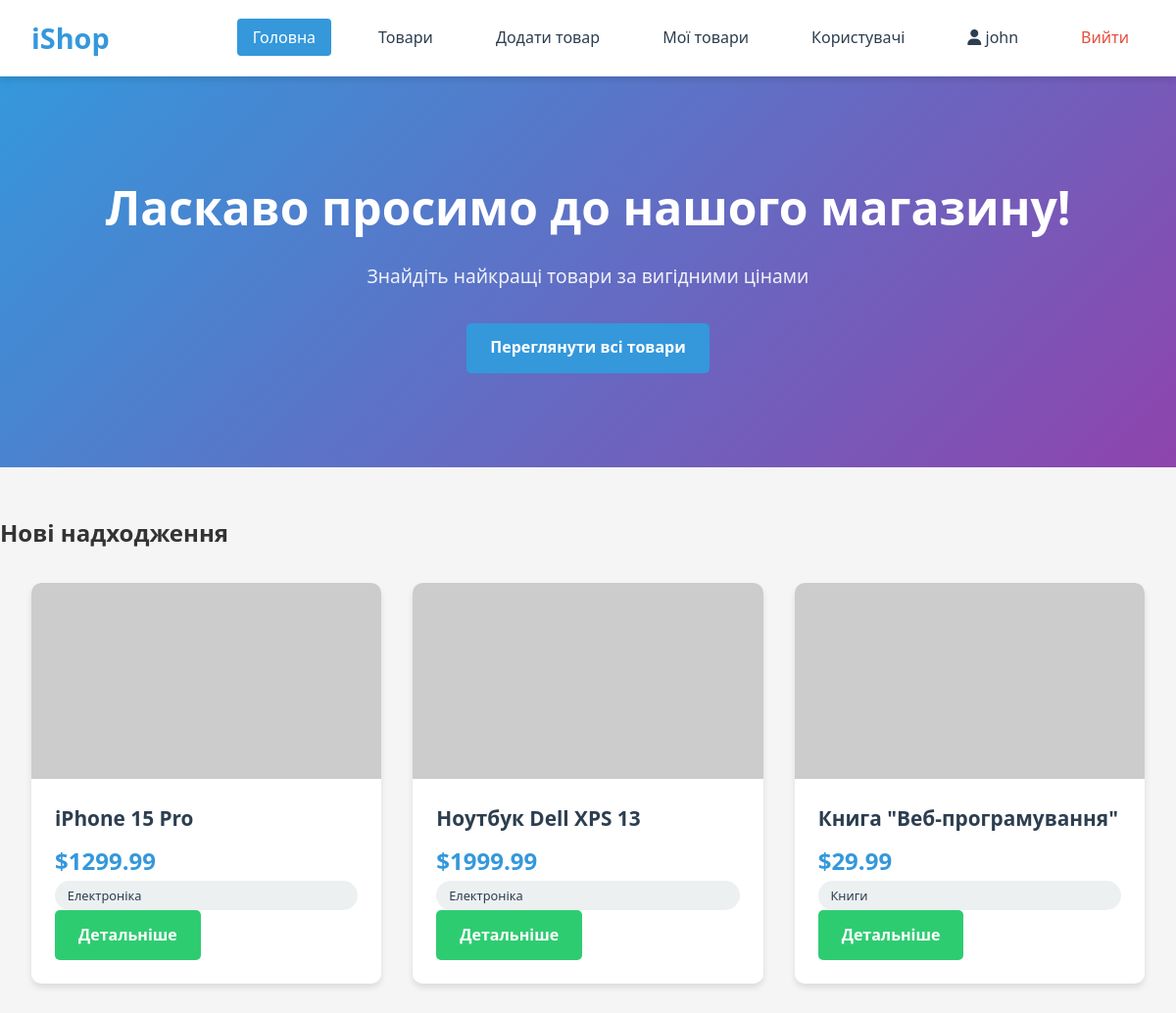
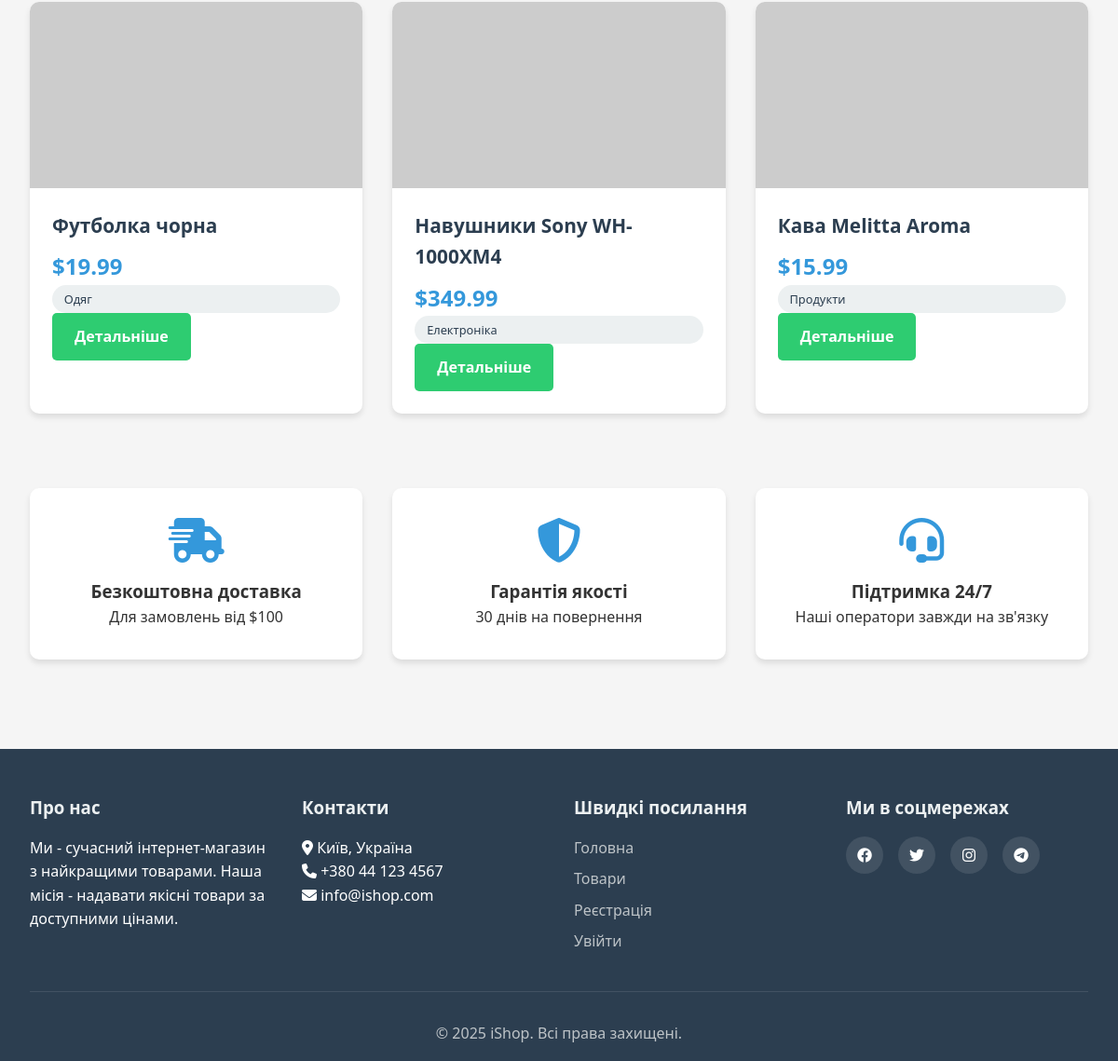
Page /index.php (signed in) on the committed database (2 pictures, top to bottom).
### tables this page shows
CREATE TABLE products (
    id INT PRIMARY KEY AUTO_INCREMENT,
    user_id INT NOT NULL,
    name VARCHAR(100) NOT NULL,
    description TEXT,
    price DECIMAL(10, 2) NOT NULL,
    category VARCHAR(50),
    created_at TIMESTAMP DEFAULT CURRENT_TIMESTAMP,
    FOREIGN KEY (user_id) REFERENCES users(id) ON DELETE CASCADE
);

### config/database.php (called while the page is built, shortened)
<?php
function escape($data) {
    return htmlspecialchars($data, ENT_QUOTES, 'UTF-8');
}
?>

### index.php (the view, shortened to what this page needs)
<?php
require_once 'config/database.php';
try {
    $sql = "SELECT * FROM products ORDER BY created_at DESC LIMIT 6";
    $stmt = $pdo->prepare($sql);
    $stmt->execute();
    $products = $stmt->fetchAll(PDO::FETCH_ASSOC);
} catch(Exception $e) {
    $products = [];
    error_log("Помилка БД: " . $e->getMessage());
}
?>
<!DOCTYPE html>
<html lang="uk">
<head>
    <link rel="stylesheet" href="style.css">
    <link rel="stylesheet" href="https://cdnjs.cloudflare.com/ajax/libs/font-awesome/6.4.0/css/all.min.css">
</head>
<body>
    <?php include 'includes/header.php'; ?>
    <main class="main-content">
        <section class="hero">
            <div class="hero-content">
                <h1>Ласкаво просимо до нашого магазину!</h1>
                <p>Знайдіть найкращі товари за вигідними цінами</p>
                <a href="products.php" class="btn btn-primary">Переглянути всі товари</a>
            </div>
        </section>
        <section class="featured-products">
            <h2 class="section-title">Нові надходження</h2>
            <div class="products-grid">
                <?php if(!empty($products)): ?>
                    <?php foreach($products as $product): ?>
                    <div class="product-card">
                        <div class="product-image">
                            <?php if(!empty($product['image'])): ?>
                                <img src="uploads/<?php echo escape($product['image']); ?>" alt="<?php echo escape($product['name']); ?>">
                            <?php else: ?>
                                <img src="https://via.placeholder.com/300x200?text=<?php echo urlencode(substr($product['name'], 0, 20)); ?>" alt="<?php echo escape($product['name']); ?>">
                            <?php endif; ?>
                        </div>
                        <div class="product-info">
                            <h3><?php echo escape($product['name']); ?></h3>
                            <p class="product-price">$<?php echo escape($product['price']); ?></p>
                            <p class="product-category"><?php echo escape($product['category']); ?></p>
                            <a href="product-detail.php?id=<?php echo $product['id']; ?>" class="btn btn-secondary">Детальніше</a>
                        </div>
                    </div>
                    <?php endforeach; ?>
                <?php endif; ?>
            </div>
        </section>
        <section class="features">
            <div class="feature">
                <i class="fas fa-shipping-fast"></i>
                <h3>Безкоштовна доставка</h3>
                <p>Для замовлень від $100</p>
            </div>
            <div class="feature">
                <i class="fas fa-shield-alt"></i>
                <h3>Гарантія якості</h3>
                <p>30 днів на повернення</p>
            </div>
            <div class="feature">
                <i class="fas fa-headset"></i>
                <h3>Підтримка 24/7</h3>
                <p>Наші оператори завжди на зв'язку</p>
            </div>
        </section>
    </main>
    <?php include 'includes/footer.php'; ?>
</body>
</html>

### style.css (style rules this page uses)
:root { --primary-color: #3498db; --secondary-color: #2ecc71; --danger-color: #e74c3c; --warning-color: #f39c12; --dark-color: #2c3e50; --light-color: #ecf0f1; --gray-color: #95a5a6; --shadow: 0 4px 6px rgba(0, 0, 0, 0.1); --transition: all 0.3s ease; }
* { margin: 0; padding: 0; box-sizing: border-box; }
body { font-family: 'Segoe UI', Tahoma, Geneva, Verdana, sans-serif; line-height: 1.6; color: #333; background-color: #f5f5f5; }
.hero { background: linear-gradient(135deg, var(--primary-color), #8e44ad); color: white; padding: 6rem 2rem; text-align: center; margin-bottom: 3rem; }
.hero h1 { font-size: 3rem; margin-bottom: 1rem; }
.hero p { font-size: 1.2rem; margin-bottom: 2rem; opacity: 0.9; }
.products-grid, .my-products-grid { display: grid; grid-template-columns: repeat(auto-fill, minmax(300px, 1fr)); gap: 2rem; padding: 2rem; max-width: 1200px; margin: 0 auto; }
.product-card, .my-product-card { background: white; border-radius: 10px; overflow: hidden; box-shadow: var(--shadow); transition: var(--transition); }
.product-image, .my-product-image { height: 200px; overflow: hidden; }
.product-image img, .my-product-image img { width: 100%; height: 100%; object-fit: cover; transition: var(--transition); }
.product-info, .my-product-info { padding: 1.5rem; }
.product-info h3, .my-product-info h3 { font-size: 1.3rem; margin-bottom: 0.5rem; color: var(--dark-color); }
.product-price { font-size: 1.5rem; font-weight: bold; color: var(--primary-color); }
.product-category { background-color: var(--light-color); padding: 0.3rem 0.8rem; border-radius: 20px; font-size: 0.8rem; color: var(--dark-color); }
.btn { display: inline-block; padding: 0.8rem 1.5rem; border-radius: 5px; text-decoration: none; font-weight: 600; cursor: pointer; border: none; transition: var(--transition); text-align: center; }
.btn-primary { background-color: var(--primary-color); color: white; }
.btn-secondary { background-color: var(--secondary-color); color: white; }
.features { display: grid; grid-template-columns: repeat(auto-fit, minmax(250px, 1fr)); gap: 2rem; padding: 3rem 2rem; max-width: 1200px; margin: 0 auto; }
.feature { text-align: center; padding: 2rem; background: white; border-radius: 10px; box-shadow: var(--shadow); }
.feature i { font-size: 3rem; color: var(--primary-color); margin-bottom: 1rem; }
.btn { transition: all 0.3s ease; }
.product-card { transition: transform 0.3s ease, box-shadow 0.3s ease; }

### rows in the picture
products: name "iPhone 15 Pro", price "1299.99", category "Електроніка"
products: name "Ноутбук Dell XPS 13", price "1999.99", category "Електроніка"
products: name "Книга \"Веб-програмування\"", price "29.99", category "Книги"
products: name "Футболка чорна", price "19.99", category "Одяг"
products: name "Навушники Sony WH-1000XM4", price "349.99", category "Електроніка"
products: name "Кава Melitta Aroma", price "15.99", category "Продукти"

### other values in the picture
$_SESSION['username'] "john"
